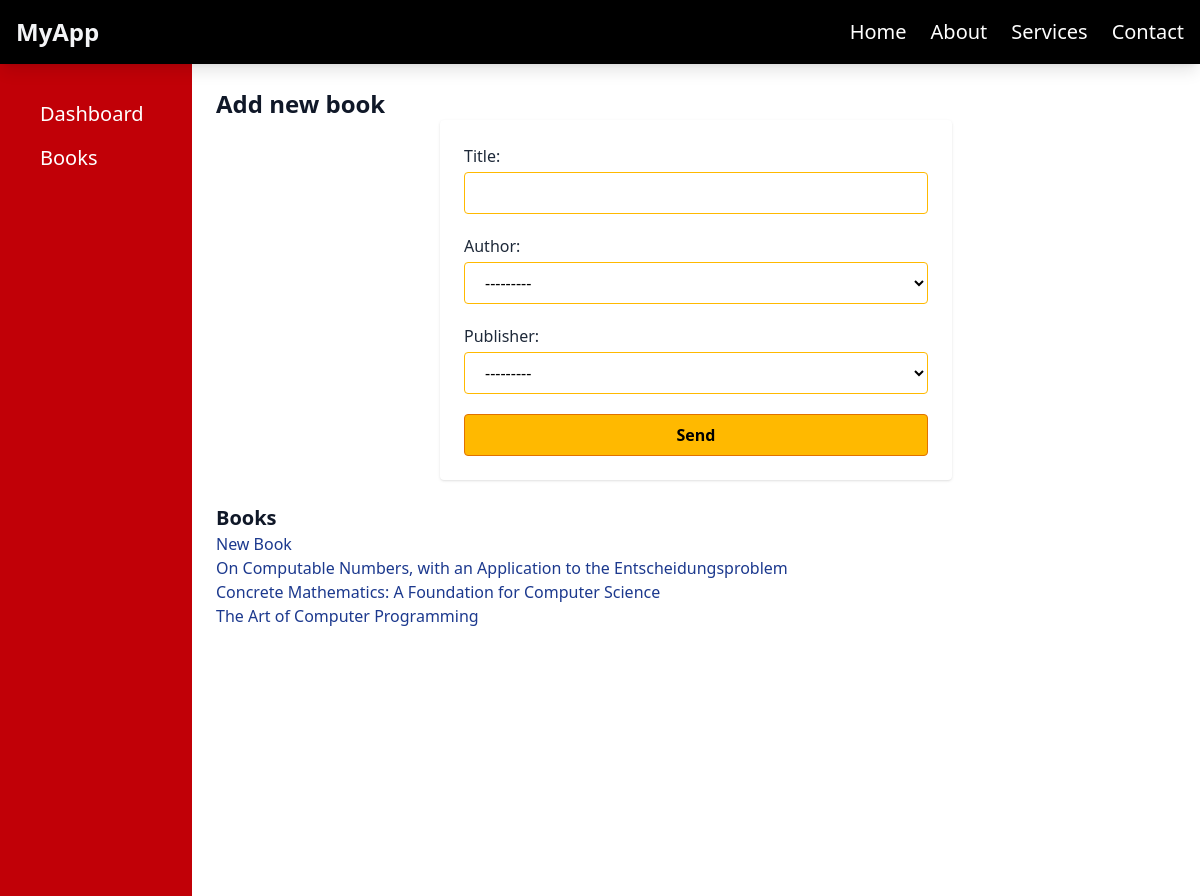
/books/, run on an earlier commit of the app's database.
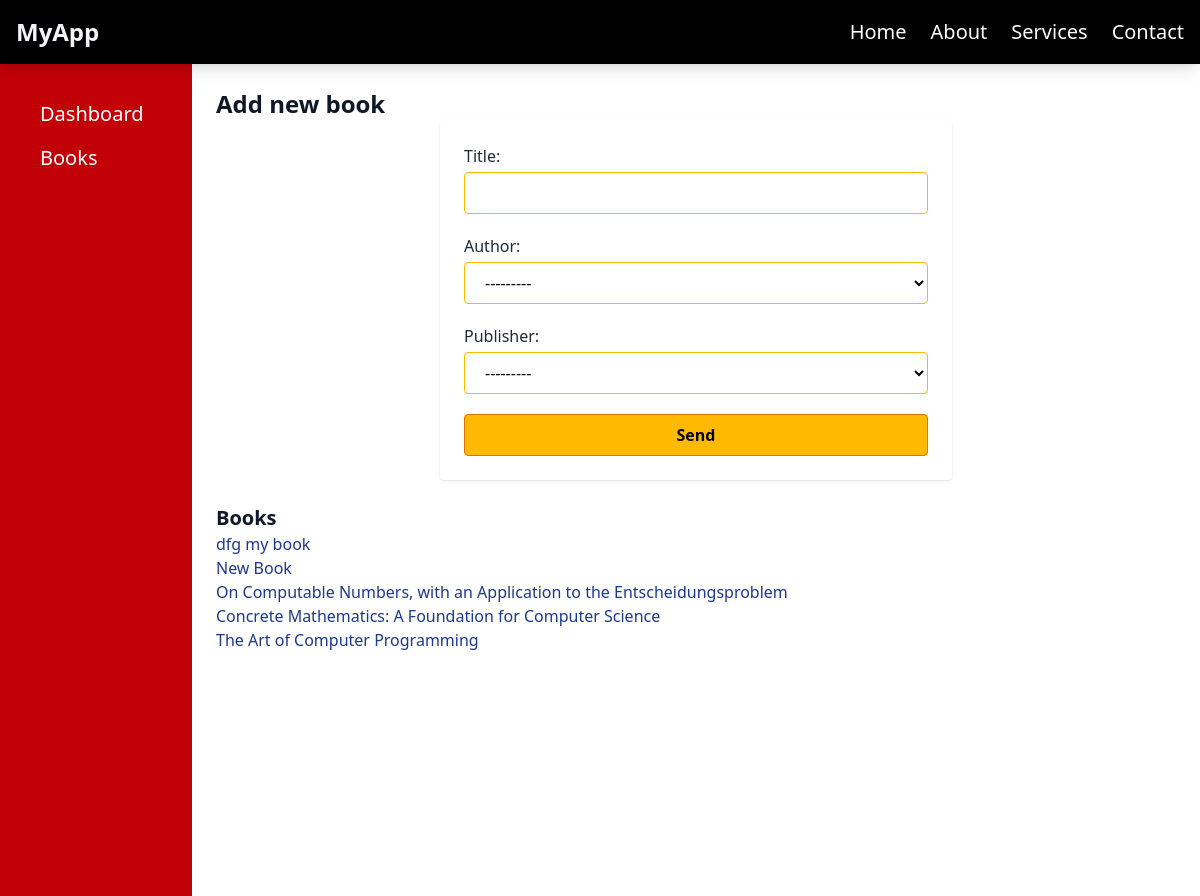
And on a later commit of the database.
### books/models.py (models this page shows, shortened)
class BookTitle(models.Model):
    title = models.CharField(max_length=200, unique=True)
    slug = models.SlugField(blank=True)
    publisher = models.ForeignKey(Publisher, on_delete=models.CASCADE)
    author = models.ForeignKey(Author, on_delete=models.CASCADE)
    created = models.DateTimeField(auto_now_add=True)
    updated = models.DateTimeField(auto_now=True)
    def get_absolute_url(self):
        return reverse("books:detail", kwargs={"pk": self.pk})

### books/views.py (the view, shortened to what this page needs)
# urls.py: path('', BookTitleView.as_view(), name='main'),
class BookTitleView(ListView, FormView):
    model = BookTitle
    template_name = 'books/main.html'
    context_object_name = 'list_of_book_titles'
    form_class = BookTitleForm
    def get_queryset(self):
        return BookTitle.objects.all().order_by('-created')

### books/forms.py (shortened to what this page needs)
class BookTitleForm(forms.ModelForm):
    class Meta:
        model = BookTitle
        fields = ('title', 'author', 'publisher')

### authors/models.py (called while the page is built)
    def __str__(self):
        return f"{self.name}"

### publishers/models.py (called while the page is built)
    def __str__(self):
        return f"{self.name} from {self.country}"

### books/templates/books/main.html (shortened to what this page needs)
{% extends "base.html" %}
{% load widget_tweaks %}
{% block content %}
    <h1 class='text-2xl font-bold'> Add new book </h1>
    <form action="" method="POST" class="max-w-lg w-full mx-auto p-6 bg-white rounded shadow">
    <div class="mb-5">
        <label for="{{ form.title.id_for_label }}" class="block text-gray-800 font-medium mb-1">Title:</label>
        {{ form.title|add_class:"w-full px-4 py-2 bg-white text-black border border-amber-400 rounded focus:ring-amber-400 focus:outline-none focus:ring-2" }}
    </div>
    <div class="mb-5">
        <label for="{{ form.author.id_for_label }}" class="block text-gray-800 font-medium mb-1">Author:</label>
        {{ form.author|add_class:"w-full px-4 py-2 bg-white text-black border border-amber-400 rounded focus:ring-amber-400 focus:outline-none focus:ring-2" }}
    </div>
    <div class="mb-5">
        <label for="{{ form.publisher.id_for_label }}" class="block text-gray-800 font-medium mb-1">Publisher:</label>
        {{ form.publisher|add_class:"w-full px-4 py-2 bg-white text-black border border-amber-400 rounded focus:ring-amber-400 focus:outline-none focus:ring-2" }}
    </div>
    <button type="submit" class="w-full py-2 px-4 bg-amber-400 hover:bg-amber-500 text-black font-semibold border border-amber-600 rounded transition-all duration-200">Send</button>
</form>
    <br>
    {% if list_of_book_titles %}
    <h2 class='text-xl font-bold'>Books</h2>
        <ul>
            {% for book_title in list_of_book_titles %}
                <li><a class='font-medium text-blue-900' href="{{book_title.get_absolute_url}}">{{book_title.title}}</a></li>
            {% endfor %}
        </ul>
    {% endif %}
{% endblock %}

What changed in the data, as far as the page shows it:
added BookTitle: title "dfg my book"
